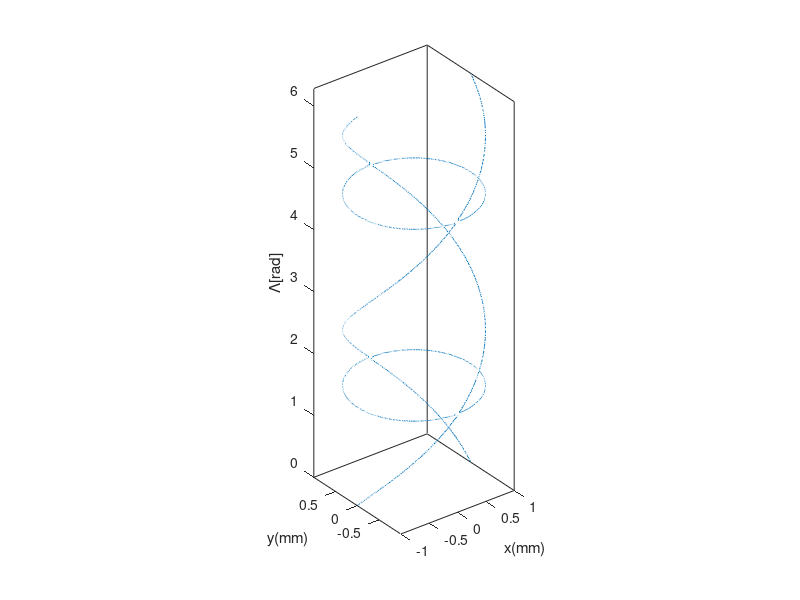

This chart was generated by the following MATLAB code: (Note: this script raises an error after producing the figure.)
% 7 22 2015


%% Implicit Surface Intersections
%
% We talked about implicit surfaces here
% <http://blogs.mathworks.com/graphics/2015/03/03/implicit-curves/ back in
% March>.
% Recently, there was an interesting
% <http://www.mathworks.com/matlabcentral/answers/229743-how-can-i-find-intersection-of-a-cylinder-and-helical-isosurface
% question about them> on MATLAB Answers. 
%
% Dr. Vyas has a surface which is defined by the following equation.
%
% $$y - x*tan(z) = 0$$
%
% It apparently comes from a problem involving polarization of light by
% crystals.
%
% He has already figured out how to compute the surface ...
%
[x3, y3,z3] = meshgrid(linspace(-1.25, 1.25, 150), ...
                       linspace(-1.25, 1.25, 150), ...
                       linspace(0, 2*pi, 150)); 
f2 = y3-x3.*tan(z3); 
hel = isosurface(x3, y3, z3, f2, 0);

%%
% ... and draw it using the technique we talked about in that blog post.
%
patch(hel,'FaceColor',[1 .5 0],'EdgeColor','none');
view(3)
camlight
ax = gca;
set(ax,'XLim',[-inf inf],'YLim',[-inf inf],'ZLim',[-inf inf],'DataAspectRatio',[1 1 1])
box on
xlabel('x(mm)')
ylabel('y(mm)')
zlabel('\Lambda[rad]')

%%
% But now he wants to compute the interesection of that surface and the
% cylinder defined by this equation:
%
% $$x^2 + y^2 = 1$$
%
% In general, computing the interestion of implicit surfaces is a fairly
% challenging problem. There are three basic approaches.
%
% # Find an analytic solution for the intersection.
% # Find an intersection point, and then use a tracing scheme to generate
% the curve.
% # Calculate the intersection on the grid we're using to draw the
% surfaces.
%
% The first two approaches can be fairly involved in some cases, but the 
% third approach generally isn't too hard to implement. Let's walk through 
% that approach in detail. 
%
% First we take the vertices we got from the isosurface, and create a logical 
% mask of all of the vertices which are outside the cylinder. To do that,
% we just need to compute the radius for each vertex, and then compare that to 1.
%
r = sqrt(hel.vertices(:,1).^2 + hel.vertices(:,2).^2);
cylrad = 1;
mask = r>cylrad;

%%
% For each triangle, count the number of vertices which are outside the
% cylinder.
outcount = sum(mask(hel.faces),2);

%%
% If the number of outside vertices is 0 or 3, then we don't care about the
% triangle. That's because those triangles are completely inside or
% completely outside the cylinder. This means that they can't contribute to
% the intersection curve.
%
% If the number of outside vertices is 1 or 2, then the triangle crosses the cylinder.
% These are the triangles we're interested in.
%
cross = (outcount == 2) | (outcount == 1);
crossing_tris = hel.faces(cross,:);

%%
% Let's take a quicky look at those triangles.
cla
ct = patch('Vertices',hel.vertices,'Faces',crossing_tris,'EdgeColor',[1 .5 0],'FaceColor',[.5 1 .5]);

%%
% That looks pretty close. If we zoom in we can see that we have a thin
% band of triangles which go around the part of the surface which crosses
% the cylinder.
xlim([-.375 .375])
ylim([-1 -.75])
zlim([1.3 1.8])

%%
% Now we need to take each of those triangles and turn it into a line
% segment which shows the intersection.
%
% The math for calculating the intersection actually involves terms
% which cancel out so that the calculation for the 1-out and 2-out triangles look the same. So at
% this point we'll simplify things by flipping all of the 1-out triangles
% around so that they look like 2-out triangles. That way we only have to 
% deal with one type of triangle.
%
out_vert = mask(crossing_tris);
flip = sum(out_vert,2) == 1;
out_vert(flip,:) = 1-out_vert(flip,:);

%%
% Here's where things get a little messy. Each row of out_vert contains one
% 0 and two 1's. We want to draw a line between the edges of the triangles
% which connect the vertex with the 0 with each of the two vertices with a 1.
%
% I'm sure there's a cleaner way to do this, but here's what I came up
% with.
%
ntri = size(out_vert,1);
overt = zeros(ntri,3);
for i=1:ntri
    v1i = find(~out_vert(i,:));
    v2i = 1 + mod(v1i,3);
    v3i = 1 + mod(v1i+1,3);
    overt(i,:) = crossing_tris(i,[v1i v2i v3i]);
end

%%
% It's all downhill from there! 
%
% Next we need to calculate where each of those two edges of the triangle 
% cross the cylinder.
%
% We've already computed the radius at each vertex, so we can compute u & v
% parameters for linear interpolation like this:
%
u = (cylrad - r(overt(:,1))) ./ (r(overt(:,2)) - r(overt(:,1)));
v = (cylrad - r(overt(:,1))) ./ (r(overt(:,3)) - r(overt(:,1)));

%%
% And then use those to do the linear interpolation to compute the position 
% where the edge crosses the cylinder like this:
%
uverts = repmat((1-u),[1 3]).*hel.vertices(overt(:,1),:) + repmat(u,[1 3]).*hel.vertices(overt(:,2),:);
vverts = repmat((1-v),[1 3]).*hel.vertices(overt(:,1),:) + repmat(v,[1 3]).*hel.vertices(overt(:,3),:);

%%
% Next we use the 3-row with nan trick I described
% <http://blogs.mathworks.com/graphics/2015/06/09/object-creation-performance/ 
% in this post> to convert those pairs of vertices into one line object.
%
x = nan(3,ntri);
x(1,:) = uverts(:,1)';
x(2,:) = vverts(:,1)';
y = nan(3,ntri);
y(1,:) = uverts(:,2)';
y(2,:) = vverts(:,2)';
z = nan(3,ntri);
z(1,:) = uverts(:,3)';
z(2,:) = vverts(:,3)';

%%
% OK, now we'll draw the resulting lines on top of the triangles we had
% earlier.
h = line(x(:),y(:),z(:));

%%
% And then zoom back out.
delete(ct)
set(ax,'XLim',[-inf inf],'YLim',[-inf inf],'ZLim',[-inf inf],'DataAspectRatio',[1 1 1])
h.Color = ax.ColorOrder(5,:);
h.LineWidth = 2;

%%
% Next we can add the helical surface back in, and turn it so we can see
% things a little more clearly.
%
p = patch('Vertices',hel.vertices,'Faces',hel.faces,'EdgeColor','none');
p.FaceColor = ax.ColorOrder(2,:);
light('Position',[-7 -8 90])
light('Position',[-1 1 .25])
set(p,'SpecularStrength',.6,'DiffuseStrength',.85,'AmbientStrength',.15,'BackFaceLighting','reverselit')
set(ax,'CameraPosition',[-4 7 15],'CameraUpVector',[-1 0 0])

%%
% And we can add the cylinder like this:
%
f1 = x3.^2+y3.^2-1; 
cyl = patch(isosurface(x3, y3, z3, f1, 0),'EdgeColor', 'none');
cyl.FaceColor = ax.ColorOrder(1,:);
set(cyl,'SpecularStrength',.6,'DiffuseStrength',.85,'AmbientStrength',.15,'BackFaceLighting','reverselit')

%%
% Finally, let's look at it with just the cylinder and the intersection
% curve.
xlim([-1.25 1.25])
ylim([-1.25 1.25])
p.Visible = 'off';

%%
% If you're working with implicit surfaces, you'll probably find that this
% is a useful technique to have in your toolbox. You can also modify it to
% do a number of other interesting things. For example, if I had just kept
% the triangles with a outcount of 0, I would have gotten just the portion of
% the surface which lies on the inside of the cylinder.
%
cla
ax = gca;
crossing_tris = hel.faces(outcount==0,:);
p = patch('Vertices',hel.vertices,'Faces',crossing_tris,'FaceColor',ax.ColorOrder(2,:),'EdgeColor','none');
view(3)
set(ax,'XLim',[-inf inf],'YLim',[-inf inf],'ZLim',[-inf inf],'DataAspectRatio',[1 1 1])
box on
light('Position',[-7 -8 90])
light('Position',[-1 1 .25])
set(p,'SpecularStrength',.6,'DiffuseStrength',.85,'AmbientStrength',.15,'BackFaceLighting','reverselit')
set(ax,'CameraPosition',[-4 7 15],'CameraUpVector',[-1 0 0])
xlabel('x(mm)')
ylabel('y(mm)')
zlabel('\Lambda[rad]')

%%
% To do a really nice job of this, we would need to trim the triangles which cross the
% cylinder. The math for that would be similar to what we did to generate
% those lines.
%
% We could extend this even further and trim each of the surfaces against
% the other. Then we'd get the region bounded by those surfaces without any
% extraneous bits.
%
% Can you think of other things you could do with this technique? Do you
% have some interesting implicit surfaces you could use this on? I'd love
% to see what you can create with it.
%


%%
% _Copyright 2015 The MathWorks, Inc._

